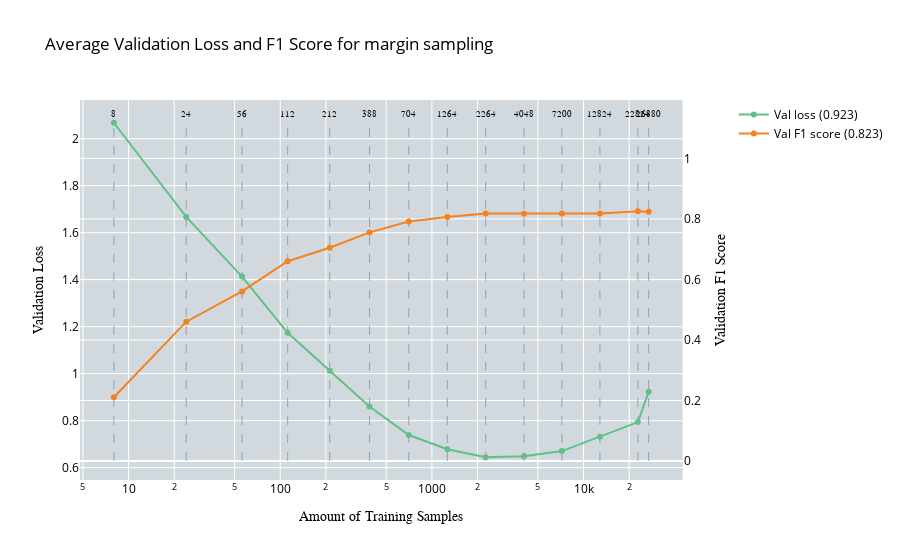
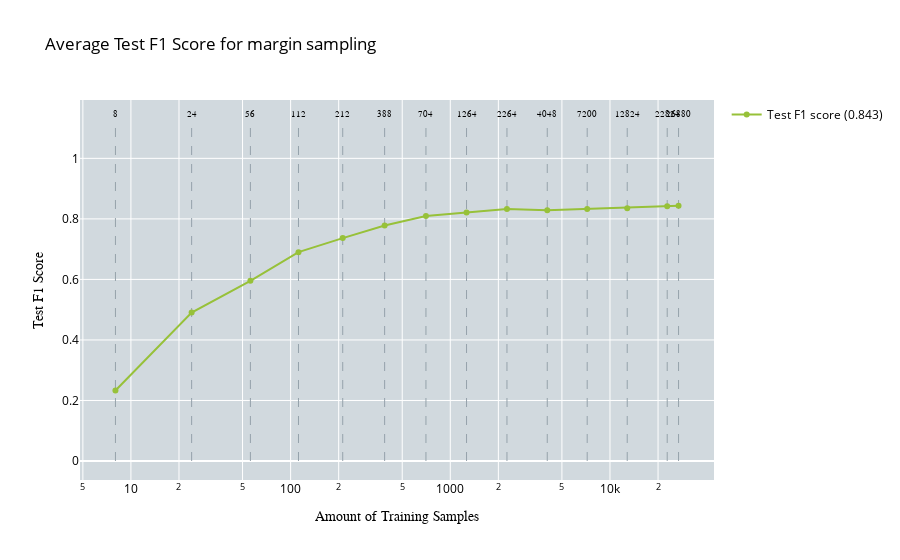

The code cell stored with these charts, in order, in its notebook:
### Code cell
import pickle
import pandas as pd
import numpy as np
import plotly.graph_objects as go
import plotly.subplots as subplots
import os

# Define the root folder
root_folder = "/home/woody/iwfa/iwfa044h/CleanLab_Test/ActiveLearningApproaches/EOD/DInoS/multiclass/AL/MS"

# Folder names for all runs
run_folders = [f"run{i}" for i in range(1, 11)]

# Define corresponding filenames
'''pickle_filenames = [f"AL_margin_sampling_results_for_multiclass_classification_s4{i+2}.pickle" for i in range(10)]
csv_filenames = [f"training_history_s4{i+2}.csv" for i in range(10)]'''
# Define corresponding filenames
pickle_filenames = [f"AL_margin_sampling_results_for_multiclass_classification_s{42 + i}.pickle" if i < 8 else f"AL_margin_sampling_results_for_multiclass_classification_s{50 + (i - 8)}.pickle" for i in range(10)]
csv_filenames = [f"training_history_s{42 + i}.csv" if i < 8 else f"training_history_s{50 + (i - 8)}.csv" for i in range(10)]


# Initialize accumulators for averaging
performance_test_data_all = []
performance_all = []

# Number of samples for each iteration
no_of_samples = [8, 24, 56, 112, 212, 388, 704, 1264, 2264, 4048, 7200, 12824, 22824, 26880]

# Loop through each run folder and collect the data
for i in range(10):
    # Construct file paths
    pickle_path = os.path.join(root_folder, run_folders[i], pickle_filenames[i])
    csv_path = os.path.join(root_folder, run_folders[i], csv_filenames[i])
    
    # Print which pickle file is being loaded
    print(f"Loading pickle file for run {i+1}: {pickle_path}")
    
    # Load test F1 scores from pickle file
    with open(pickle_path, 'rb') as pickle_file:
        average_confidence_results = pickle.load(pickle_file)
        performance_test_data_all.append(average_confidence_results["test_f1_scores_micro"])
    
    # Print which CSV file is being loaded
    print(f"Loading CSV file for run {i+1}: {csv_path}")
    
    # Load CSV for validation loss and F1 scores
    df = pd.read_csv(csv_path)
    df['iteration'] = (df['epoch'] == 1).cumsum()
    
    performance = []
    for j in range(1, 15):  # Start from 2 and go up to 14 (inclusive)
        iteration_data = df[df['iteration'] == j]
        performance.append({
            'val_loss': iteration_data['valid_loss'].tolist(),
            'val_f1_score': iteration_data['valid_f1'].tolist()
        })
    
    performance_all.append(performance)

# Aggregate results
min_length = min(len(no_of_samples), *[len(perf) for perf in performance_all])
no_of_samples = no_of_samples[:min_length]

average_performance = []
for i in range(min_length):
    avg_val_loss = np.mean([run[i]['val_loss'][-1] for run in performance_all])
    avg_val_f1 = np.mean([run[i]['val_f1_score'][-1] for run in performance_all])
    average_performance.append({'val_loss': avg_val_loss, 'val_f1_score': avg_val_f1})

average_test_f1 = np.mean(performance_test_data_all, axis=0)

def plot_validation_performance(performance, no_of_samples, title, x_axes, y_axes, y_axes_secondary):
    fig = subplots.make_subplots(specs=[[{"secondary_y": True}]])
    fig.update_layout(plot_bgcolor='rgb(209, 217, 222)')

    # Add dashed lines for sample numbers and text labels on top of the graph
    samples_text = [str(f) for f in no_of_samples]
    for line, label in zip(no_of_samples, samples_text):
        fig.add_trace(go.Scatter(
            x=[line, line],
            y=[0, 1.12],
            mode='lines',
            line=dict(dash='dash', color='rgb(149, 162, 171)', width=1),
            showlegend=False,
            yaxis='y2'
        ))

        fig.add_trace(go.Scatter(
            x=[line],
            y=[1.13],
            mode='text',
            marker=dict(size=0),
            text=[label],
            textposition='top center',
            showlegend=False,
            yaxis='y2',
            textfont=dict(family='Arial', color='black', size=8.5)
        ))

    loss = []
    f1 = []

    for i in range(len(performance)):
        if isinstance(performance[i], dict):
            # Ensure that the keys 'val_loss' and 'val_f1_score' are present in each entry
            if "val_loss" in performance[i] and "val_f1_score" in performance[i]:
                loss.append(performance[i]["val_loss"])  # Directly collect the scalar validation loss
                f1.append(performance[i]["val_f1_score"])  # Directly collect the scalar validation F1 score
            else:
                print(f"Missing 'val_loss' or 'val_f1_score' in performance entry {i}")
        else:
            print(f"Invalid performance entry at index {i}, expected dictionary, got {type(performance[i])}")

    # Add traces for validation loss and validation F1 score
    fig.add_trace(go.Scatter(
        x=no_of_samples,
        y=loss,
        name=f"Val loss ({loss[-1]:.3f})",
        marker=dict(color='rgb(97,192,134)'),
        textfont=dict(family="Arial", size=11),
        line=dict(width=2)
    ), secondary_y=False)

    fig.add_trace(go.Scatter(
        x=no_of_samples,
        y=f1,
        name=f"Val F1 score ({f1[-1]:.3f})",
        marker=dict(color='rgb(245,130,31)'),
        textfont=dict(family="Arial", size=11),
        line=dict(width=2)
    ), secondary_y=True)

    fig.update_layout(
        title_text=str(title),
        legend=dict(font=dict(color='black')),
        title_font_color='black'
    )

    # Set the x-axis to be on a log scale
    fig.update_xaxes(
        title_text=str(x_axes),
        title_font=dict(color="black", family="Arial"),
        tickfont_color='black',
        type="log"
    )

    # Update y-axes for primary and secondary y-axes
    fig.update_yaxes(
        title_text=str(y_axes),
        title_font=dict(color="black", family="Arial"),
        tickfont_color='black',
        secondary_y=False
    )

    fig.update_yaxes(
        title_text=str(y_axes_secondary),
        title_font=dict(color="black", family="Arial"),
        tickfont_color='black',
        secondary_y=True
    )

    fig.show()

def plot_test_performance(no_of_samples, performance_test_data, title, x_axes, y_axes):
    fig = go.Figure()
    fig.update_layout(plot_bgcolor='rgb(209, 217, 222)')

    # Add dashed lines for sample numbers and text labels on top of the graph
    samples_text = [str(f) for f in no_of_samples]
    for line, label in zip(no_of_samples, samples_text):
        fig.add_trace(go.Scatter(
            x=[line, line],
            y=[0, 1.12],
            mode='lines',
            line=dict(dash='dash', color='rgb(149, 162, 171)', width=1),
            showlegend=False
        ))

        fig.add_trace(go.Scatter(
            x=[line],
            y=[1.13],
            mode='text',
            marker=dict(size=0),
            text=[label],
            textposition='top center',
            showlegend=False,
            textfont=dict(family='Arial', color='black', size=8.5)
        ))

    # Add traces for test F1 score
    fig.add_trace(go.Scatter(
        x=no_of_samples,
        y=performance_test_data,
        name=f"Test F1 score ({performance_test_data[-1]:.3f})",
        marker=dict(color='rgb(151,193,57)'),
        textfont=dict(family="Arial", size=11),
        line=dict(width=2)
    ))

    fig.update_layout(
        title_text=str(title),
        legend=dict(font=dict(color='black')),
        title_font_color='black'
    )

    # Set the x-axis to be on a log scale
    fig.update_xaxes(
        title_text=str(x_axes),
        title_font=dict(color="black", family="Arial"),
        tickfont_color='black',
        type="log"
    )

    # Update y-axis for test F1 score
    fig.update_yaxes(
        title_text=str(y_axes),
        title_font=dict(color="black", family="Arial"),
        tickfont_color='black'
    )

    fig.show()

# Plot the average validation loss and F1 score (log scale x-axis)
plot_validation_performance(
    average_performance, 
    no_of_samples, 
    title="Average Validation Loss and F1 Score for margin sampling",
    x_axes="Amount of Training Samples",
    y_axes="Validation Loss",
    y_axes_secondary="Validation F1 Score"
)

# Plot the average test F1 score (log scale x-axis)
plot_test_performance(
    no_of_samples, 
    average_test_f1,
    title="Average Test F1 Score for margin sampling",
    x_axes="Amount of Training Samples",
    y_axes="Test F1 Score"
)

### Figure 1 — Plotly figure (JSON) as saved in the notebook; plotly's stock layout.template omitted (floating-point values rounded to 4 significant figures)
{"data": [{"line": {"color": "rgb(149, 162, 171)", "dash": "dash", "width": 1}, "mode": "lines", "showlegend": false, "type": "scatter", "x": [8, 8], "y": [0, 1.12], "yaxis": "y2"}, {"marker": {"size": 0}, "mode": "text", "showlegend": false, "text": ["8"], "textfont": {"color": "black", "family": "Arial", "size": 8.5}, "textposition": "top center", "type": "scatter", "x": [8], "y": [1.13], "yaxis": "y2"}, {"line": {"color": "rgb(149, 162, 171)", "dash": "dash", "width": 1}, "mode": "lines", "showlegend": false, "type": "scatter", "x": [24, 24], "y": [0, 1.12], "yaxis": "y2"}, {"marker": {"size": 0}, "mode": "text", "showlegend": false, "text": ["24"], "textfont": {"color": "black", "family": "Arial", "size": 8.5}, "textposition": "top center", "type": "scatter", "x": [24], "y": [1.13], "yaxis": "y2"}, {"line": {"color": "rgb(149, 162, 171)", "dash": "dash", "width": 1}, "mode": "lines", "showlegend": false, "type": "scatter", "x": [56, 56], "y": [0, 1.12], "yaxis": "y2"}, {"marker": {"size": 0}, "mode": "text", "showlegend": false, "text": ["56"], "textfont": {"color": "black", "family": "Arial", "size": 8.5}, "textposition": "top center", "type": "scatter", "x": [56], "y": [1.13], "yaxis": "y2"}, {"line": {"color": "rgb(149, 162, 171)", "dash": "dash", "width": 1}, "mode": "lines", "showlegend": false, "type": "scatter", "x": [112, 112], "y": [0, 1.12], "yaxis": "y2"}, {"marker": {"size": 0}, "mode": "text", "showlegend": false, "text": ["112"], "textfont": {"color": "black", "family": "Arial", "size": 8.5}, "textposition": "top center", "type": "scatter", "x": [112], "y": [1.13], "yaxis": "y2"}, {"line": {"color": "rgb(149, 162, 171)", "dash": "dash", "width": 1}, "mode": "lines", "showlegend": false, "type": "scatter", "x": [212, 212], "y": [0, 1.12], "yaxis": "y2"}, {"marker": {"size": 0}, "mode": "text", "showlegend": false, "text": ["212"], "textfont": {"color": "black", "family": "Arial", "size": 8.5}, "textposition": "top center", "type": "scatter", "x": [212], "y": [1.13], "yaxis": "y2"}, {"line": {"color": "rgb(149, 162, 171)", "dash": "dash", "width": 1}, "mode": "lines", "showlegend": false, "type": "scatter", "x": [388, 388], "y": [0, 1.12], "yaxis": "y2"}, {"marker": {"size": 0}, "mode": "text", "showlegend": false, "text": ["388"], "textfont": {"color": "black", "family": "Arial", "size": 8.5}, "textposition": "top center", "type": "scatter", "x": [388], "y": [1.13], "yaxis": "y2"}, {"line": {"color": "rgb(149, 162, 171)", "dash": "dash", "width": 1}, "mode": "lines", "showlegend": false, "type": "scatter", "x": [704, 704], "y": [0, 1.12], "yaxis": "y2"}, {"marker": {"size": 0}, "mode": "text", "showlegend": false, "text": ["704"], "textfont": {"color": "black", "family": "Arial", "size": 8.5}, "textposition": "top center", "type": "scatter", "x": [704], "y": [1.13], "yaxis": "y2"}, {"line": {"color": "rgb(149, 162, 171)", "dash": "dash", "width": 1}, "mode": "lines", "showlegend": false, "type": "scatter", "x": [1264, 1264], "y": [0, 1.12], "yaxis": "y2"}, {"marker": {"size": 0}, "mode": "text", "showlegend": false, "text": ["1264"], "textfont": {"color": "black", "family": "Arial", "size": 8.5}, "textposition": "top center", "type": "scatter", "x": [1264], "y": [1.13], "yaxis": "y2"}, {"line": {"color": "rgb(149, 162, 171)", "dash": "dash", "width": 1}, "mode": "lines", "showlegend": false, "type": "scatter", "x": [2264, 2264], "y": [0, 1.12], "yaxis": "y2"}, {"marker": {"size": 0}, "mode": "text", "showlegend": false, "text": ["2264"], "textfont": {"color": "black", "family": "Arial", "size": 8.5}, "textposition": "top center", "type": "scatter", "x": [2264], "y": [1.13], "yaxis": "y2"}, {"line": {"color": "rgb(149, 162, 171)", "dash": "dash", "width": 1}, "mode": "lines", "showlegend": false, "type": "scatter", "x": [4048, 4048], "y": [0, 1.12], "yaxis": "y2"}, {"marker": {"size": 0}, "mode": "text", "showlegend": false, "text": ["4048"], "textfont": {"color": "black", "family": "Arial", "size": 8.5}, "textposition": "top center", "type": "scatter", "x": [4048], "y": [1.13], "yaxis": "y2"}, {"line": {"color": "rgb(149, 162, 171)", "dash": "dash", "width": 1}, "mode": "lines", "showlegend": false, "type": "scatter", "x": [7200, 7200], "y": [0, 1.12], "yaxis": "y2"}, {"marker": {"size": 0}, "mode": "text", "showlegend": false, "text": ["7200"], "textfont": {"color": "black", "family": "Arial", "size": 8.5}, "textposition": "top center", "type": "scatter", "x": [7200], "y": [1.13], "yaxis": "y2"}, {"line": {"color": "rgb(149, 162, 171)", "dash": "dash", "width": 1}, "mode": "lines", "showlegend": false, "type": "scatter", "x": [12824, 12824], "y": [0, 1.12], "yaxis": "y2"}, {"marker": {"size": 0}, "mode": "text", "showlegend": false, "text": ["12824"], "textfont": {"color": "black", "family": "Arial", "size": 8.5}, "textposition": "top center", "type": "scatter", "x": [12824], "y": [1.13], "yaxis": "y2"}, {"line": {"color": "rgb(149, 162, 171)", "dash": "dash", "width": 1}, "mode": "lines", "showlegend": false, "type": "scatter", "x": [22824, 22824], "y": [0, 1.12], "yaxis": "y2"}, {"marker": {"size": 0}, "mode": "text", "showlegend": false, "text": ["22824"], "textfont": {"color": "black", "family": "Arial", "size": 8.5}, "textposition": "top center", "type": "scatter", "x": [22824], "y": [1.13], "yaxis": "y2"}, {"line": {"color": "rgb(149, 162, 171)", "dash": "dash", "width": 1}, "mode": "lines", "showlegend": false, "type": "scatter", "x": [26880, 26880], "y": [0, 1.12], "yaxis": "y2"}, {"marker": {"size": 0}, "mode": "text", "showlegend": false, "text": ["26880"], "textfont": {"color": "black", "family": "Arial", "size": 8.5}, "textposition": "top center", "type": "scatter", "x": [26880], "y": [1.13], "yaxis": "y2"}, {"line": {"width": 2}, "marker": {"color": "rgb(97,192,134)"}, "name": "Val loss (0.923)", "textfont": {"family": "Arial", "size": 11}, "type": "scatter", "x": [8, 24, 56, 112, 212, 388, 704, 1264, 2264, 4048, 7200, 12824, 22824, 26880], "xaxis": "x", "y": [2.068, 1.667, 1.413, 1.174, 1.012, 0.8601, 0.739, 0.6781, 0.6442, 0.6485, 0.6703, 0.731, 0.7939, 0.9228], "yaxis": "y"}, {"line": {"width": 2}, "marker": {"color": "rgb(245,130,31)"}, "name": "Val F1 score (0.823)", "textfont": {"family": "Arial", "size": 11}, "type": "scatter", "x": [8, 24, 56, 112, 212, 388, 704, 1264, 2264, 4048, 7200, 12824, 22824, 26880], "xaxis": "x", "y": [0.2108, 0.4603, 0.5603, 0.66, 0.7047, 0.7553, 0.7911, 0.806, 0.8174, 0.8167, 0.8174, 0.8178, 0.825, 0.8232], "yaxis": "y2"}], "layout": {"legend": {"font": {"color": "black"}}, "plot_bgcolor": "rgb(209, 217, 222)", "title": {"font": {"color": "black"}, "text": "Average Validation Loss and F1 Score for margin sampling"}, "xaxis": {"anchor": "y", "domain": [0, 0.94], "tickfont": {"color": "black"}, "title": {"font": {"color": "black", "family": "Arial"}, "text": "Amount of Training Samples"}, "type": "log"}, "yaxis": {"anchor": "x", "domain": [0, 1], "tickfont": {"color": "black"}, "title": {"font": {"color": "black", "family": "Arial"}, "text": "Validation Loss"}}, "yaxis2": {"anchor": "x", "overlaying": "y", "side": "right", "tickfont": {"color": "black"}, "title": {"font": {"color": "black", "family": "Arial"}, "text": "Validation F1 Score"}}}}

### Figure 2 — Plotly figure (JSON) as saved in the notebook; plotly's stock layout.template omitted (floating-point values rounded to 4 significant figures)
{"data": [{"line": {"color": "rgb(149, 162, 171)", "dash": "dash", "width": 1}, "mode": "lines", "showlegend": false, "type": "scatter", "x": [8, 8], "y": [0, 1.12]}, {"marker": {"size": 0}, "mode": "text", "showlegend": false, "text": ["8"], "textfont": {"color": "black", "family": "Arial", "size": 8.5}, "textposition": "top center", "type": "scatter", "x": [8], "y": [1.13]}, {"line": {"color": "rgb(149, 162, 171)", "dash": "dash", "width": 1}, "mode": "lines", "showlegend": false, "type": "scatter", "x": [24, 24], "y": [0, 1.12]}, {"marker": {"size": 0}, "mode": "text", "showlegend": false, "text": ["24"], "textfont": {"color": "black", "family": "Arial", "size": 8.5}, "textposition": "top center", "type": "scatter", "x": [24], "y": [1.13]}, {"line": {"color": "rgb(149, 162, 171)", "dash": "dash", "width": 1}, "mode": "lines", "showlegend": false, "type": "scatter", "x": [56, 56], "y": [0, 1.12]}, {"marker": {"size": 0}, "mode": "text", "showlegend": false, "text": ["56"], "textfont": {"color": "black", "family": "Arial", "size": 8.5}, "textposition": "top center", "type": "scatter", "x": [56], "y": [1.13]}, {"line": {"color": "rgb(149, 162, 171)", "dash": "dash", "width": 1}, "mode": "lines", "showlegend": false, "type": "scatter", "x": [112, 112], "y": [0, 1.12]}, {"marker": {"size": 0}, "mode": "text", "showlegend": false, "text": ["112"], "textfont": {"color": "black", "family": "Arial", "size": 8.5}, "textposition": "top center", "type": "scatter", "x": [112], "y": [1.13]}, {"line": {"color": "rgb(149, 162, 171)", "dash": "dash", "width": 1}, "mode": "lines", "showlegend": false, "type": "scatter", "x": [212, 212], "y": [0, 1.12]}, {"marker": {"size": 0}, "mode": "text", "showlegend": false, "text": ["212"], "textfont": {"color": "black", "family": "Arial", "size": 8.5}, "textposition": "top center", "type": "scatter", "x": [212], "y": [1.13]}, {"line": {"color": "rgb(149, 162, 171)", "dash": "dash", "width": 1}, "mode": "lines", "showlegend": false, "type": "scatter", "x": [388, 388], "y": [0, 1.12]}, {"marker": {"size": 0}, "mode": "text", "showlegend": false, "text": ["388"], "textfont": {"color": "black", "family": "Arial", "size": 8.5}, "textposition": "top center", "type": "scatter", "x": [388], "y": [1.13]}, {"line": {"color": "rgb(149, 162, 171)", "dash": "dash", "width": 1}, "mode": "lines", "showlegend": false, "type": "scatter", "x": [704, 704], "y": [0, 1.12]}, {"marker": {"size": 0}, "mode": "text", "showlegend": false, "text": ["704"], "textfont": {"color": "black", "family": "Arial", "size": 8.5}, "textposition": "top center", "type": "scatter", "x": [704], "y": [1.13]}, {"line": {"color": "rgb(149, 162, 171)", "dash": "dash", "width": 1}, "mode": "lines", "showlegend": false, "type": "scatter", "x": [1264, 1264], "y": [0, 1.12]}, {"marker": {"size": 0}, "mode": "text", "showlegend": false, "text": ["1264"], "textfont": {"color": "black", "family": "Arial", "size": 8.5}, "textposition": "top center", "type": "scatter", "x": [1264], "y": [1.13]}, {"line": {"color": "rgb(149, 162, 171)", "dash": "dash", "width": 1}, "mode": "lines", "showlegend": false, "type": "scatter", "x": [2264, 2264], "y": [0, 1.12]}, {"marker": {"size": 0}, "mode": "text", "showlegend": false, "text": ["2264"], "textfont": {"color": "black", "family": "Arial", "size": 8.5}, "textposition": "top center", "type": "scatter", "x": [2264], "y": [1.13]}, {"line": {"color": "rgb(149, 162, 171)", "dash": "dash", "width": 1}, "mode": "lines", "showlegend": false, "type": "scatter", "x": [4048, 4048], "y": [0, 1.12]}, {"marker": {"size": 0}, "mode": "text", "showlegend": false, "text": ["4048"], "textfont": {"color": "black", "family": "Arial", "size": 8.5}, "textposition": "top center", "type": "scatter", "x": [4048], "y": [1.13]}, {"line": {"color": "rgb(149, 162, 171)", "dash": "dash", "width": 1}, "mode": "lines", "showlegend": false, "type": "scatter", "x": [7200, 7200], "y": [0, 1.12]}, {"marker": {"size": 0}, "mode": "text", "showlegend": false, "text": ["7200"], "textfont": {"color": "black", "family": "Arial", "size": 8.5}, "textposition": "top center", "type": "scatter", "x": [7200], "y": [1.13]}, {"line": {"color": "rgb(149, 162, 171)", "dash": "dash", "width": 1}, "mode": "lines", "showlegend": false, "type": "scatter", "x": [12824, 12824], "y": [0, 1.12]}, {"marker": {"size": 0}, "mode": "text", "showlegend": false, "text": ["12824"], "textfont": {"color": "black", "family": "Arial", "size": 8.5}, "textposition": "top center", "type": "scatter", "x": [12824], "y": [1.13]}, {"line": {"color": "rgb(149, 162, 171)", "dash": "dash", "width": 1}, "mode": "lines", "showlegend": false, "type": "scatter", "x": [22824, 22824], "y": [0, 1.12]}, {"marker": {"size": 0}, "mode": "text", "showlegend": false, "text": ["22824"], "textfont": {"color": "black", "family": "Arial", "size": 8.5}, "textposition": "top center", "type": "scatter", "x": [22824], "y": [1.13]}, {"line": {"color": "rgb(149, 162, 171)", "dash": "dash", "width": 1}, "mode": "lines", "showlegend": false, "type": "scatter", "x": [26880, 26880], "y": [0, 1.12]}, {"marker": {"size": 0}, "mode": "text", "showlegend": false, "text": ["26880"], "textfont": {"color": "black", "family": "Arial", "size": 8.5}, "textposition": "top center", "type": "scatter", "x": [26880], "y": [1.13]}, {"line": {"width": 2}, "marker": {"color": "rgb(151,193,57)"}, "name": "Test F1 score (0.843)", "textfont": {"family": "Arial", "size": 11}, "type": "scatter", "x": [8, 24, 56, 112, 212, 388, 704, 1264, 2264, 4048, 7200, 12824, 22824, 26880], "y": [0.2332, 0.4904, 0.5954, 0.69, 0.7364, 0.778, 0.8091, 0.8209, 0.8328, 0.8284, 0.833, 0.8355, 0.8418, 0.8433]}], "layout": {"legend": {"font": {"color": "black"}}, "plot_bgcolor": "rgb(209, 217, 222)", "title": {"font": {"color": "black"}, "text": "Average Test F1 Score for margin sampling"}, "xaxis": {"tickfont": {"color": "black"}, "title": {"font": {"color": "black", "family": "Arial"}, "text": "Amount of Training Samples"}, "type": "log"}, "yaxis": {"tickfont": {"color": "black"}, "title": {"font": {"color": "black", "family": "Arial"}, "text": "Test F1 Score"}}}}
